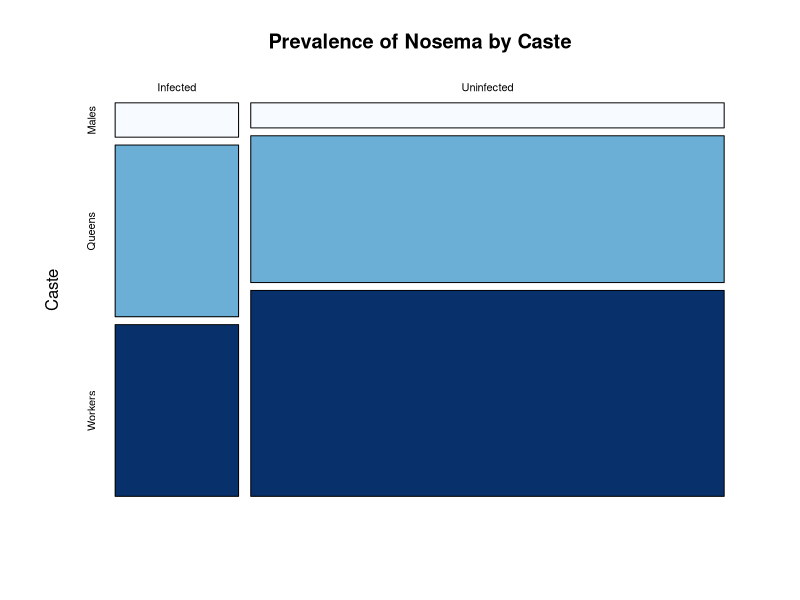
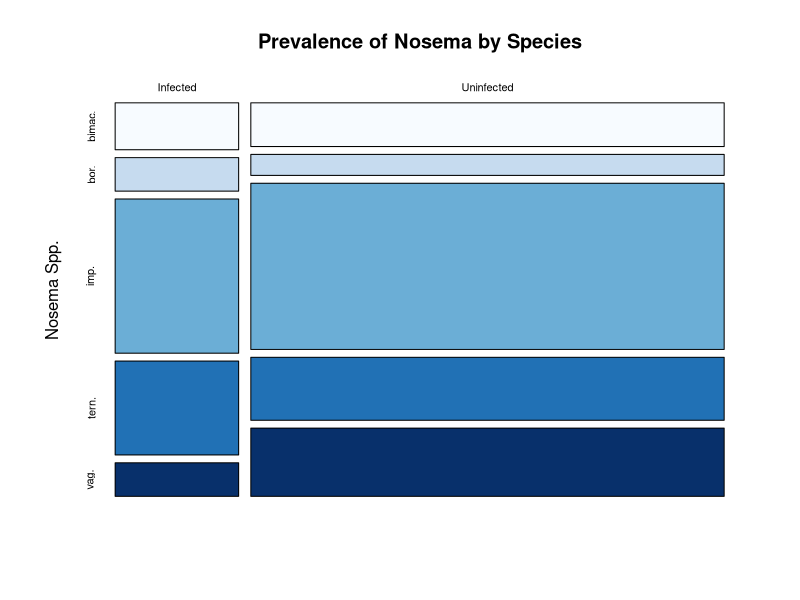
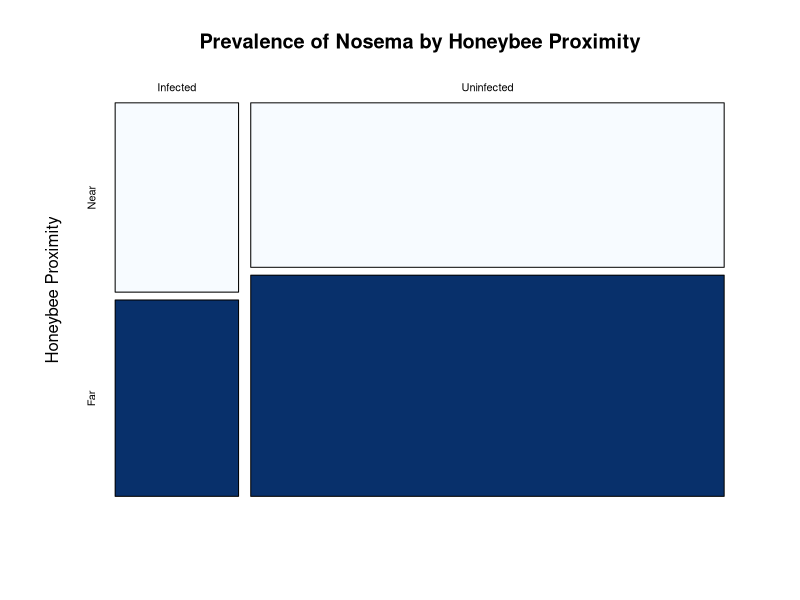
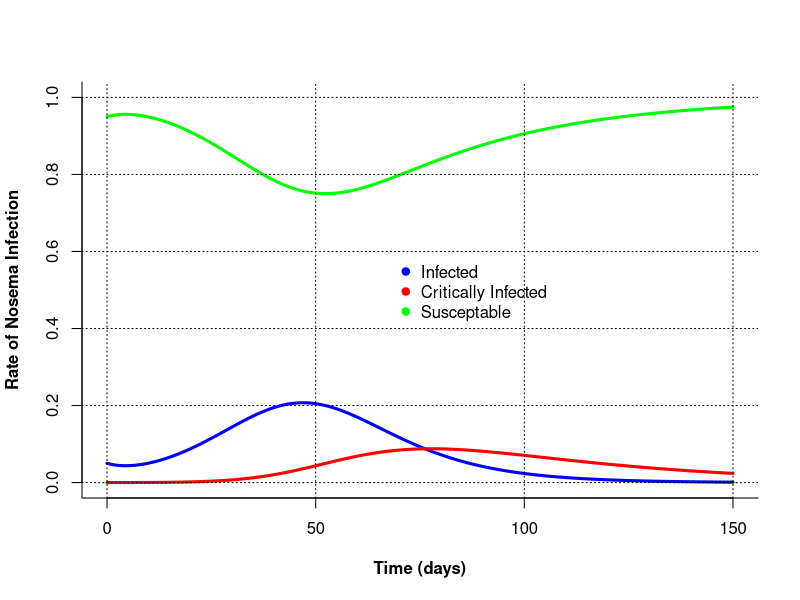
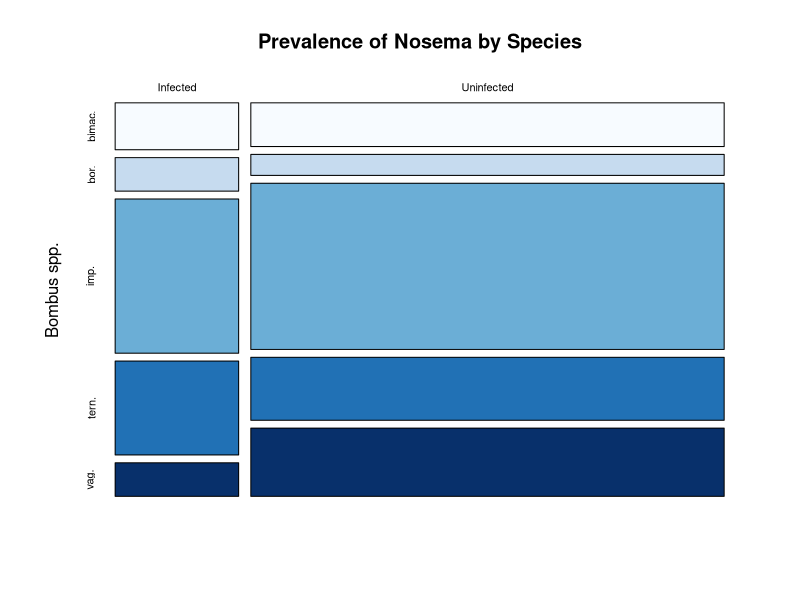
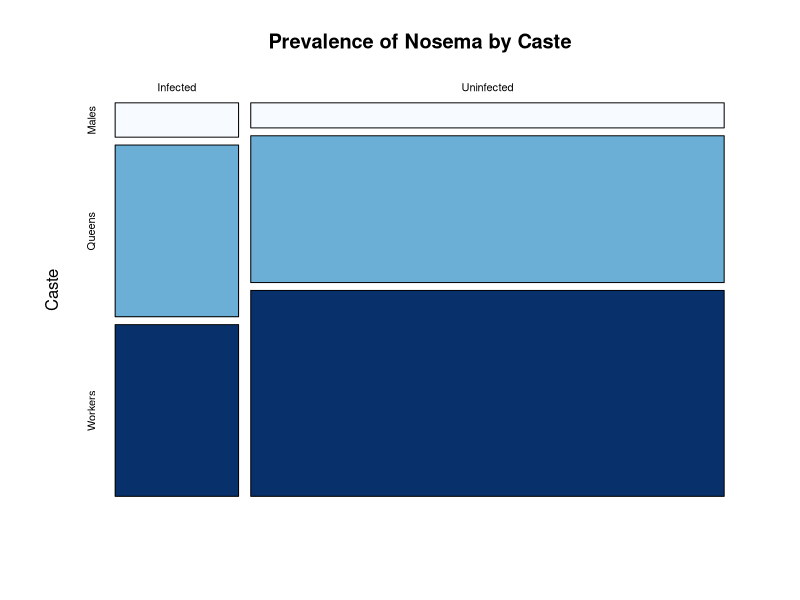
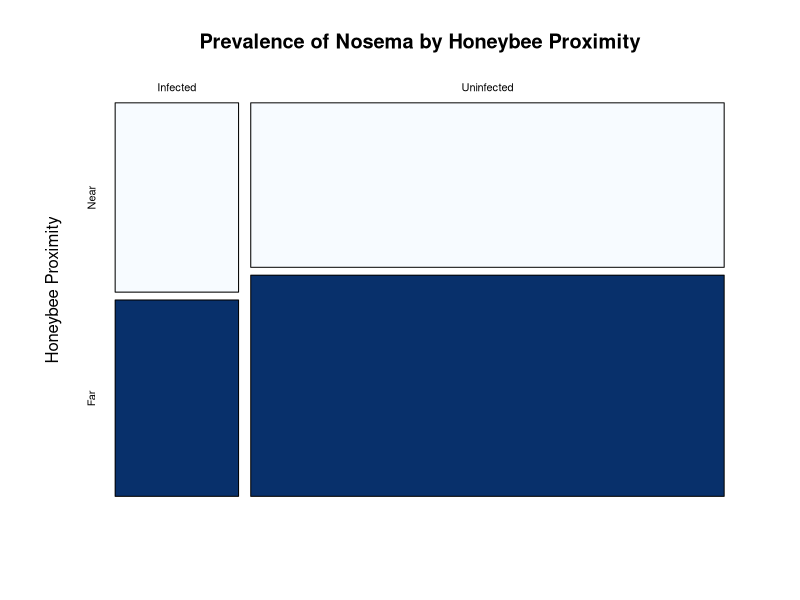
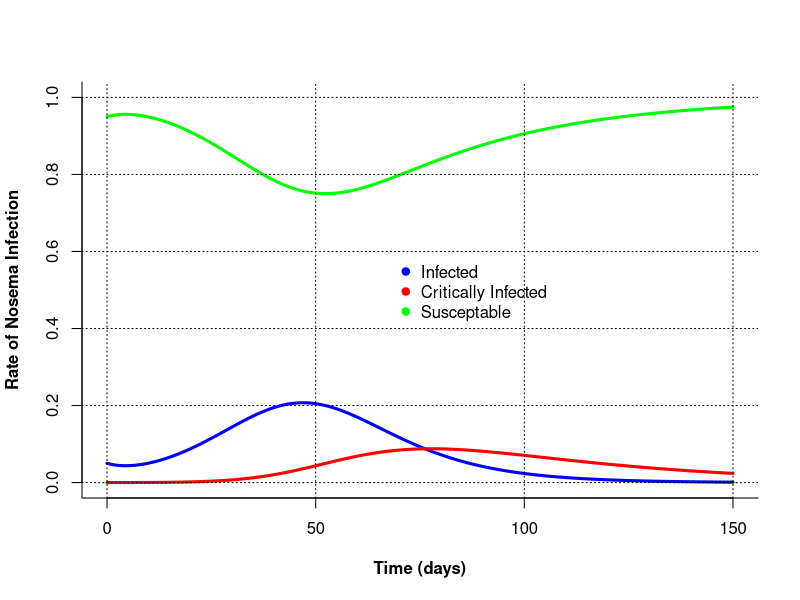

The R source for these figures, in order:
## ---- chunk 1
setwd("~/Desktop/NosemaData_2")

NosemaDF <- read.table("Nosema_Data_R.csv",
                       header=TRUE,
                       row.names=1,sep=",",
                       stringsAsFactors=FALSE)

attach(NosemaDF)
library(RColorBrewer)

CasteTab <- table(Caste,NosemaPA)
Infected<-CasteTab[,2]
Uninfected<-CasteTab[,1]
data <- rbind(Infected,Uninfected)
rownames(data) <- c("Infected", "Uninfected")
colnames(data) <- c("Males", "Queens", "Workers")

colors<-colorRampPalette(brewer.pal(9,"Blues"))(3)

print(chisq.test(data))

mosaicplot(data,col=colors,
           shade=FALSE,
           main="Prevalence of Nosema by Caste",
           ylab = "Caste")
## ---- chunk 2
SpeciesTab <- table(Species,NosemaPA)
SpeciesTab <- SpeciesTab[-3,]
SpeciesTab <- SpeciesTab[-3,]
SpeciesTab <- SpeciesTab[-5,]
Infected<-SpeciesTab[,2]
Uninfected<-SpeciesTab[,1]
data1 <- rbind(Infected,Uninfected)
rownames(data1) <- c("Infected", "Uninfected")
colnames(data1) <- c("bimac.", "bor.", "imp.", "tern.", "vag.")

colors1<-colorRampPalette(brewer.pal(9,"Blues"))(5)

print(chisq.test(data1))
mosaicplot(data1,col=colors1,shade=FALSE,
           main="Prevalence of Nosema by Species",
           ylab = "Nosema Spp.")
## ---- chunk 3
hbTab <- table(hbPA,NosemaPA)
Infected<-hbTab[,2]
Uninfected<-hbTab[,1]
data2 <- rbind(Infected,Uninfected)
rownames(data2) <- c("Infected", "Uninfected")
colnames(data2) <- c("Near", "Far")

colors2<-colorRampPalette(brewer.pal(9,"Blues"))(2)

print(chisq.test(data2))
mosaicplot(data2,col=colors2,
           shade=FALSE, 
           main="Prevalence of Nosema by Honeybee Proximity",
           ylab = "Honeybee Proximity")

## ---- chunk 4
# Nosema Model MKIV (28 April 2016)
#----------------------------------------------------------------------


# Parameters:
# dSdt = -[S][P]beta-[S]muA
# dI1dt = [S][P]beta-[I1]muA-[I1]gamma
# dI2dt = -[I1][P]gamma-[I2]muB
# dPdt = [I1]alpha1 + [I2]alpha2-[P]theta
# S = Initial Bombus Population on landscape
# I1 = Portion of Bombus infected
# I2 = Portion of Infected that are critically infected
# P = Population of fecal matter on landscape (mL)
# beta = rate of conversion from S to I1
# alpha1 = rate of fecal deposition from I1 to P (mL)
# alpha2 = rate of fecal deposition from I2 to P (mL)
# theta = decay of P (mL)
# gamma = rate of conversion from I1 to I2
# muA = natural death rate of S and I1
# muB = death rate of critically infected
# time = time (days)


#------------------------------------------------------------------------

# Preliminaries: 

library(deSolve)

# create a function using desolve
NosemaModel2 <- function(t, state, parameters){
  with(as.list(c(state, parameters)), {
    
    dSdt <- -(S * P * beta) - (S * muA) 
    dI1dt <- (S * P * beta) - (I1 * muA) - (I1 * gamma) 
    dI2dt <- (I1 * P * gamma) - (I2 * muB)
    dPdt <- (I1 * alpha1) + (I2 * alpha2) - (P * theta) 
    
    
    return(list(c(dSdt,dI1dt,dI2dt,dPdt)))
  })
}

# set parameters
state<-c(S=1, I1=0.05, I2=0.00, P=0.0)
parameters <- c(
  beta=0.202,
  alpha1=0.07,
  alpha2=0.010,
  gamma=0.05,
  muA=0.011,
  muB=0.025,
  theta=0.01
)

# set up time steps
times <- seq(0,150,by=1)

#Subset data and remove time
out <- ode(y=state,times=times, func=NosemaModel2, parms=parameters)
out<-as.data.frame(out)
out$time <- NULL
out$S <- NULL
NosemaLS <- out
NosemaLS <- (NosemaLS[,3])
out$P <- NULL
Surv <- 1 - (out[,1]+out[,2])
out <- cbind(out,Surv)

#Plot figure
matplot(x=times,y=out,
        type="l",
        xlab="Time (days)", 
        ylab="Rate of Nosema Infection", 
       # main="Infection Rate through Time",
        lwd=3,
        ylim=c(0,1),
        lty=1,
        font.lab=2,
        bty="l", 
        col=c("blue","red", "green"))

grid(col="black")

legend(x=68,y=0.6,
       legend=c("Infected",
                "Critically Infected",
                "Susceptable"),
       pch=19,
       col=c("blue","red", "green"),
       bty="n",
       bg="white")
## ---- chunk 5
# create a function using desolve
NosemaModel2 <- function(t, state, parameters){
  with(as.list(c(state, parameters)), {
    
    dSdt <- -(S * P * beta) - (S * muA) 
    dI1dt <- (S * P * beta) - (I1 * muA) - (I1 * gamma) 
    dI2dt <- (I1 * P * gamma) - (I2 * muB)
    dPdt <- (I1 * alpha1) + (I2 * alpha2) - (P * theta) 
    
    
    return(list(c(dSdt,dI1dt,dI2dt,dPdt)))
  })
}

# set parameters
state<-c(S=1, I1=0.01, I2=0.00, P=0.0)
parameters <- c(
  beta=0.202,
  alpha1=0.07,
  alpha2=0.010,
  gamma=0.05,
  muA=0.011,
  muB=0.025,
  theta=0.01
)

# set up time steps
times <- seq(0,150,by=1)

#Subset data and remove time
out1 <- ode(y=state,times=times, func=NosemaModel2, parms=parameters)
out1<-as.data.frame(out1)
out1$time <- NULL
out1$S <- NULL
NosemaLS <- out1
NosemaLS <- (NosemaLS[,3])
out1$P <- NULL
Surv <- 1 - (out1[,1]+out1[,2])
out1 <- cbind(out1,Surv)

## ---- chunk 6
# create a function using desolve
NosemaModel2 <- function(t, state, parameters){
  with(as.list(c(state, parameters)), {
    
    dSdt <- -(S * P * beta) - (S * muA) 
    dI1dt <- (S * P * beta) - (I1 * muA) - (I1 * gamma) 
    dI2dt <- (I1 * P * gamma) - (I2 * muB)
    dPdt <- (I1 * alpha1) + (I2 * alpha2) - (P * theta) 
    
    
    return(list(c(dSdt,dI1dt,dI2dt,dPdt)))
  })
}

# set parameters
state<-c(S=1, I1=0.10, I2=0.00, P=0.0)
parameters <- c(
  beta=0.202,
  alpha1=0.07,
  alpha2=0.010,
  gamma=0.05,
  muA=0.011,
  muB=0.025,
  theta=0.01
)

# set up time steps
times <- seq(0,150,by=1)

#Subset data and remove time
out2 <- ode(y=state,times=times, func=NosemaModel2, parms=parameters)
out2<-as.data.frame(out2)
out2$time <- NULL
out2$S <- NULL
NosemaLS <- out2
NosemaLS <- (NosemaLS[,3])
out2$P <- NULL
Surv <- 1 - (out2[,1]+out2[,2])
out2 <- cbind(out2,Surv)

## ---- chunk 7
mosaicplot(data1,col=colors1,shade=FALSE,
           main="Prevalence of Nosema by Species",
           ylab = "Bombus spp.")
## ---- chunk 8
mosaicplot(data,col=colors,
           shade=FALSE,
           main="Prevalence of Nosema by Caste",
           ylab = "Caste")
## ---- chunk 9
mosaicplot(data2,col=colors2,
           shade=FALSE, 
           main="Prevalence of Nosema by Honeybee Proximity",
           ylab = "Honeybee Proximity")
## ---- chunk 10

#Plot figure
matplot(x=times,y=out,
        type="l",
        xlab="Time (days)", 
        ylab="Rate of Nosema Infection", 
       # main="Infection Rate through Time",
        lwd=3,
        ylim=c(0,1),
        lty=1,
        font.lab=2,
        bty="l", 
        col=c("blue","red", "green"))

grid(col="black")

legend(x=68,y=0.6,
       legend=c("Infected",
                "Critically Infected",
                "Susceptable"),
       pch=19,
       col=c("blue","red", "green"),
       bty="n",
       bg="white")

## ---- chunk 11

par(mfrow=c(1,2))
#Plot figure
matplot(x=times,y=out1,
        type="l",
        xlab="Time (days)", 
        ylab="Rate of Nosema Infection", 
       # main="Infection Rate through Time",
        lwd=3,
        ylim=c(0,1),
        lty=1,
        font.lab=2,
        bty="l", 
        col=c("blue","red", "green"))

grid(col="black")

legend(x=10,y=0.6,
       legend=c("Infected",
                "Critically Infected",
                "Susceptable"),
       pch=19,
       col=c("blue","red", "green"),
       bty="n",
       bg="white")

#Plot figure
matplot(x=times,y=out2,
        type="l",
        xlab="Time (days)", 
        ylab="Rate of Nosema Infection", 
       # main="Infection Rate through Time",
        lwd=3,
        ylim=c(0,1),
        lty=1,
        font.lab=2,
        bty="l", 
        col=c("blue","red", "green"))

grid(col="black")

legend(x=10,y=0.6,
       legend=c("Infected",
                "Critically Infected",
                "Susceptable"),
       pch=19,
       col=c("blue","red", "green"),
       bty="n",
       bg="white")
